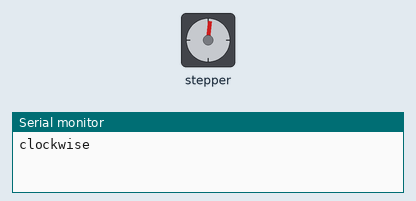
Simulated run of this sketch. Board: Arduino Uno, built with avr-gcc and run on an emulated ATmega328P. Shown: stepper motor, the last lines printed to the serial monitor. Stepper angles assume 100 steps per turn.

Above: at 0.05 s.
At 0.95 s:
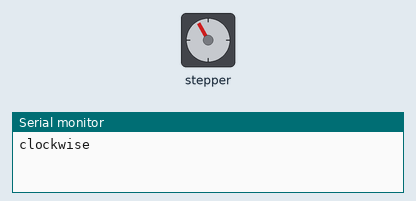
At 1.7 s:
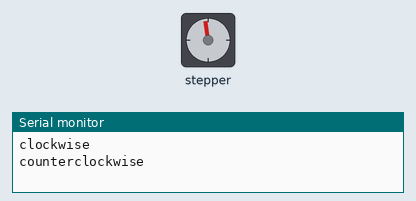
At 2.5 s:
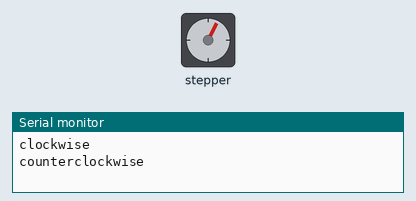
Timing chart, 0 to 6.9 s (numbered marks = the images above):
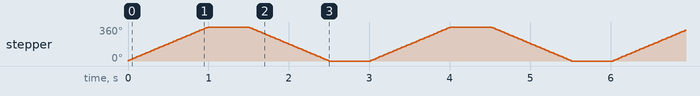

The sketch:

control1.ino
```cpp
// Include the Arduino Stepper Library
#include <Stepper.h>

const int stepsPerRevolution = 100;
Stepper myStepper(stepsPerRevolution, 8, 9, 10, 11);


void setup()
{
	// set the speed at 60 rpm:
	myStepper.setSpeed(60);
	// initialize the serial port:
	Serial.begin(9600);
}

void loop()
{
	// step one revolution in one direction:
	Serial.println("clockwise");
	myStepper.step(stepsPerRevolution);
	delay(500);

	// step one revolution in the other direction:
	Serial.println("counterclockwise");
	myStepper.step(-stepsPerRevolution);
	delay(500);
}
//Code Explanation:
//The sketch starts with including the Arduino Stepper Library. The stepper library comes packaged with the Arduino IDE and takes care of the sequencing of the pulses that are sent to the motor.


//Ezoic
// Include the Arduino Stepper Library
#include <Stepper.h>
//After including the library we define a variable called stepsPerRevolution. As the name suggests it is the number of steps per revolution that your motor is rated at. In our case it is 200.


//Next, we create an object of the Stepper library. The constructor of the Stepper class takes the steps per revolution of the motor and Arduino pin connections as arguments.
//In the setup section of the code, we set the speed of the stepper motor by calling the setSpeed() function and initialize the serial communication.
```

Measured:
- by itself, stepper: turns 360° clockwise in 0.99 s, then 360° counter-clockwise in 0.99 s, repeating every 3.0 s
